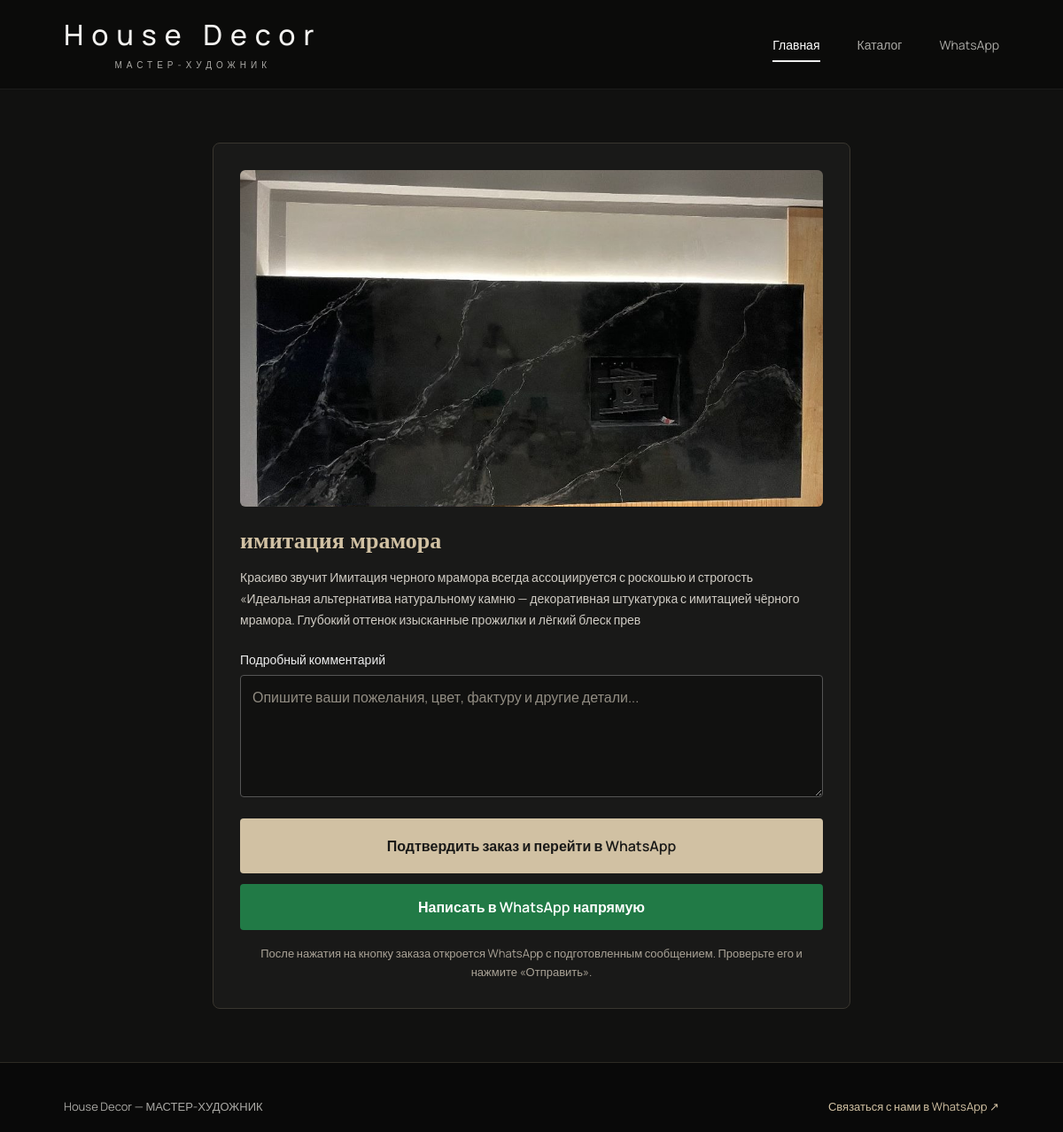
The app's page /order/?product=11 with its own data.
### catalog/models.py (models this page shows, shortened)
class Timestamped(models.Model):
    created_at = models.DateTimeField(auto_now_add=True)
    updated_at = models.DateTimeField(auto_now=True)
    class Meta:
        abstract = True

class Product(Timestamped):
    category = models.ForeignKey(
        Category,
        on_delete=models.CASCADE,
        related_name='products'
    )
    title = models.CharField(max_length=160)
    slug = models.SlugField(unique=True, blank=True)
    short_desc = models.CharField(max_length=240, blank=True)
    description = models.TextField(blank=True)
    price = models.DecimalField(
        max_digits=10,
        decimal_places=2,
        null=True,
        blank=True,
        validators=[MinValueValidator(0)],
        verbose_name='Цена материала за м² (сом)'
    )
    application_price = models.DecimalField(
        max_digits=10,
        decimal_places=2,
        default=0,
        validators=[MinValueValidator(0)],
        verbose_name='Цена нанесения за м² (сом)'
    )
    is_published = models.BooleanField(default=True)
    image = models.ImageField(
        upload_to='products/',
        null=True,
        blank=True
    )
    class Meta:
        verbose_name = 'Изделие'
        verbose_name_plural = 'Изделия'
        ordering = ['-created_at']

### catalog/views.py (the view, shortened to what this page needs)
# urls.py: path('order/', create_order, name='create_order'),
def create_order(request):
    products = Product.objects.filter(is_published=True)
    product_id = (
        request.GET.get('product')
        or request.POST.get('product')
    )
    product = None
    if product_id:
        product = get_object_or_404(
            Product,
            pk=product_id,
            is_published=True,
        )
    return render(request, 'catalog/order.html', {
        'products': products,
        'product': product,
    })

### catalog/templates/catalog/order.html (shortened to what this page needs)
{% load static %}
<!DOCTYPE html>
<html lang="ru">
<head>
    <link rel="stylesheet" href="{% static 'css/style.css' %}">
</head>
<body>
<header class="header">
    <div class="container header-container">
        <a class="logo" href="/">
            <h1>House Decor</h1>
            <span>МАСТЕР-ХУДОЖНИК</span>
        </a>
        <nav class="nav">
            <a href="/">Главная</a>
            <a href="/#products">Каталог</a>
            <a href="https://wa.me/996706010902" target="_blank" rel="noopener noreferrer">WhatsApp</a>
        </nav>
    </div>
</header>
<main class="order-main">
    <div class="container">
        {% if product %}
            <div class="order-box">
                {% if product.image %}
                    <img
                        src="{{ product.image.url }}"
                        alt="{{ product.title }}"
                        class="order-product-image"
                    >
                {% endif %}
                <h2>{{ product.title }}</h2>
                <div class="order-description">
                    {% if product.description %}
                        {{ product.description }}
                    {% elif product.short_desc %}
                        {{ product.short_desc }}
                    {% else %}
                        Декоративное покрытие House Decor.
                    {% endif %}
                </div>
                <form id="orderForm">
                    <label for="comment">
                        Подробный комментарий
                    </label>
                    <textarea
                        id="comment"
                        name="comment"
                        rows="5"
                        placeholder="Опишите ваши пожелания, цвет, фактуру и другие детали..."
                    ></textarea>
                    <div class="order-actions">
                        <button class="btn" type="submit">
                            Подтвердить заказ и перейти в WhatsApp
                        </button>
                        <a
                            class="whatsapp-btn"
                            href="https://wa.me/996706010902"
                            target="_blank"
                            rel="noopener noreferrer"
                        >
                            Написать в WhatsApp напрямую
                        </a>
                    </div>
                    <p class="order-note">
                        После нажатия на кнопку заказа откроется WhatsApp
                        с подготовленным сообщением. Проверьте его и нажмите «Отправить».
                    </p>
                </form>
            </div>
        {% endif %}
    </div>
</main>
<footer class="footer" id="footer">
    <div class="container" style="display: flex; justify-content: space-between; align-items: center; flex-wrap: wrap; gap: 15px;">
        <p style="color: var(--muted, #aaa9a5); font-size: 13px; margin: 0;">House Decor — МАСТЕР-ХУДОЖНИК</p>
        <a
            href="https://wa.me/996706010902"
            target="_blank"
            rel="noopener noreferrer"
            style="color: #d1c1a3; font-size: 13px;"
        >
            Связаться с нами в WhatsApp ↗
        </a>
    </div>
</footer>
</body>
</html>

### artdecor/static/css/style.css (style rules this page uses)
:root { --bg: #111110; --bg-light: #191918; --text: #f4f3f1; --muted: #aaa9a5; --border: rgba(255, 255, 255, 0.17); --accent: #d1c1a3; }
* { margin: 0; padding: 0; box-sizing: border-box; }
html { scroll-behavior: smooth; scroll-padding-top: 110px; }
body { font-family: 'Manrope', sans-serif; background: var(--bg); color: var(--text); overflow-x: hidden; }
a { text-decoration: none; color: inherit; }
img { display: block; max-width: 100%; }
.container { width: min(1320px, 88%); margin: 0 auto; }
.header { position: sticky; top: 0; z-index: 100; background: rgba(12, 12, 11, 0.96); backdrop-filter: blur(14px); border-bottom: 1px solid rgba(255, 255, 255, 0.07); }
.header-container { min-height: 100px; display: flex; align-items: center; justify-content: space-between; gap: 35px; }
.logo h1 { font-size: 32px; font-weight: 500; letter-spacing: 9px; line-height: 1.2; white-space: nowrap; }
.logo span { display: block; text-align: center; margin-top: 7px; font-size: 10px; color: var(--muted); letter-spacing: 5px; }
.nav { display: flex; align-items: center; gap: 42px; }
.nav a { position: relative; padding: 12px 0; color: var(--muted); font-size: 14px; transition: color 0.3s ease; }
.nav a:hover, .nav a:first-child { color: #fff; }
.nav a:first-child::after { content: ""; position: absolute; left: 0; bottom: 2px; width: 100%; height: 2px; background: #eee; }
.btn { min-height: 62px; padding: 0 25px; display: inline-flex; justify-content: center; align-items: center; gap: 16px; border: 1px solid rgba(255, 255, 255, 0.8); background: rgba(15, 15, 15, 0.2); color: #f7f7f5; font-size: 15px; font-weight: 500; cursor: pointer; transition: background 0.3s ease, color 0.3s ease, border-color 0.3s ease, transform 0.25s ease; }
.footer { padding: 40px 0 20px; background: #090909; border-top: 1px solid rgba(209, 193, 163, 0.18); }

### catalog/templates/catalog/order.html (style rules this page uses)
.order-main { padding: 60px 0; background: var(--bg, #111110); min-height: calc(100vh - 200px); }
.order-box { max-width: 720px; margin: 0 auto; padding: 30px; background: #191918; border: 1px solid #39362f; border-radius: 8px; box-sizing: border-box; color: #fff; }
.order-product-image { display: block; width: 100%; max-height: 380px; object-fit: cover; object-position: center; margin-bottom: 24px; border-radius: 6px; }
.order-box > h2 { margin: 0 0 14px; color: #d1c1a3; font-family: Georgia, serif; font-size: 26px; }
.order-description { margin: 0 0 24px; line-height: 1.7; color: #d0ccc4; font-size: 14px; }
.order-box label { display: block; margin: 20px 0 8px; color: #eee; font-size: 14px; font-weight: 500; }
.order-box input, .order-box textarea { display: block; width: 100%; padding: 13px; color: #fff; background: #111110; border: 1px solid #555; border-radius: 4px; font: inherit; box-sizing: border-box; }
.order-box textarea { min-height: 120px; resize: vertical; }
.order-box input::placeholder, .order-box textarea::placeholder { color: #928d83; }
.order-actions { display: flex; flex-direction: column; gap: 12px; margin-top: 24px; }
.order-box .btn, .whatsapp-btn { display: block; width: 100%; margin: 0; padding: 15px 20px; border: none; border-radius: 4px; box-sizing: border-box; text-align: center; font: inherit; font-weight: 600; cursor: pointer; text-decoration: none; transition: background 0.25s ease; }
.order-box .btn { background: #d1c1a3; color: #191918; }
.whatsapp-btn { background: #217a46; color: #fff; }
.order-note { margin-top: 16px; color: #aaa397; font-size: 13px; line-height: 1.6; text-align: center; }

### records on screen
Product: image (picture), title "имитация мрамора", short_desc "Красиво звучит Имитация черного мрамора всегда ассоциируется с роскошью и строгость «Идеальная альтернатива натуральному камню — декоративная штукатурка с имитацией чёрного мрамора. Глубокий оттенок изысканные прожилки и лёгкий блеск прев"
